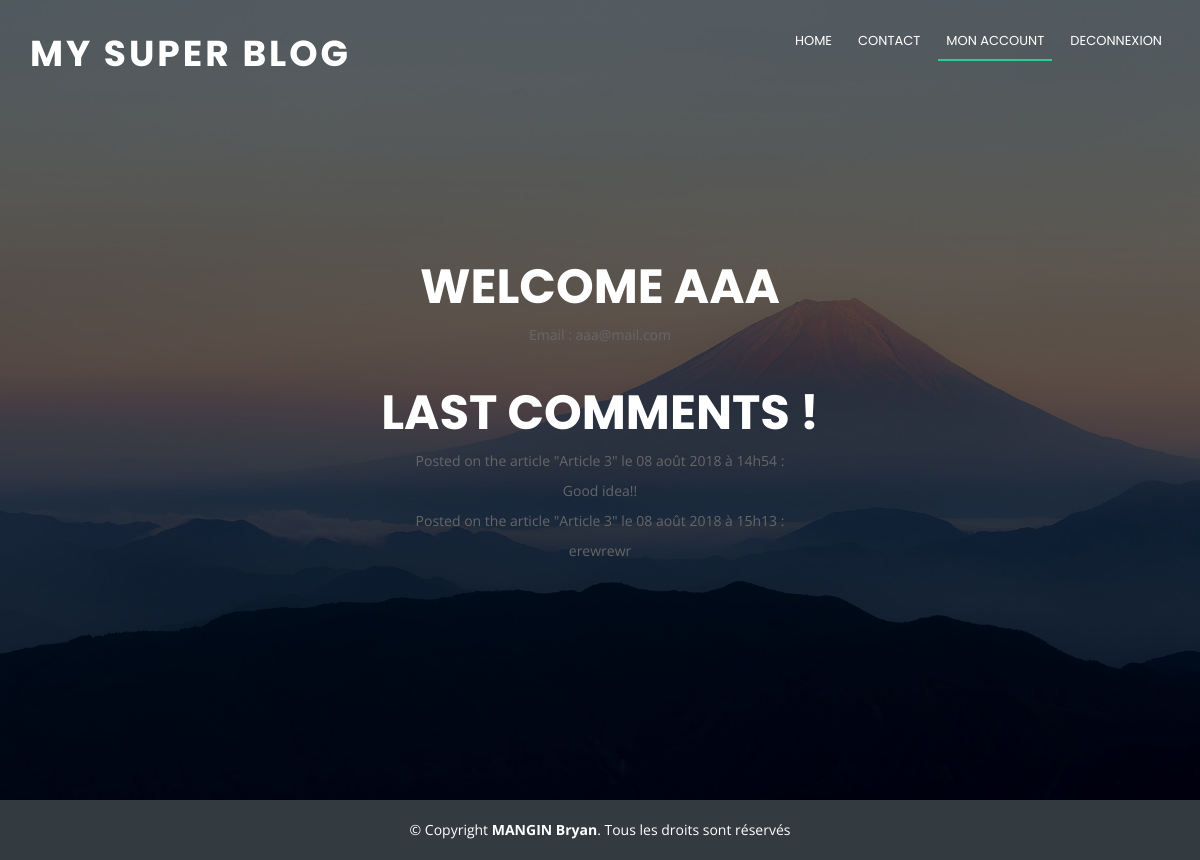
Screenshot of /index.php/compte (signed in) with the database file from the repository.
### tables this page shows
CREATE TABLE `membres` (
  `id` int(3) NOT NULL,
  `pseudo` varchar(15) NOT NULL,
  `email` varchar(50) NOT NULL,
  `password` varchar(255) NOT NULL
);

CREATE TABLE `commentaires` (
  `id` int(4) NOT NULL,
  `id_article` int(11) NOT NULL,
  `id_membre` int(3) NOT NULL,
  `commentaire` text NOT NULL,
  `publication` datetime NOT NULL DEFAULT CURRENT_TIMESTAMP
);

CREATE TABLE `articles` (
  `id` int(3) NOT NULL,
  `titre` varchar(40) NOT NULL,
  `accroche` varchar(200) NOT NULL,
  `contenu` text NOT NULL,
  `publication` datetime NOT NULL DEFAULT CURRENT_TIMESTAMP,
  `image` varchar(30) NOT NULL
);

### application/controller/compte.php (called while the page is built)
<?php
class Compte extends Controller
{
    public function index()
    {
        $membres_model = $this->loadModel('MembresModel');
        $infos = $membres_model->getInfos();
        $commentaires_model = $this->loadModel('commentairesModel');
        $commentaires = $commentaires_model->getCommentairesUser();
        require 'application/views/templates/header.php';
        require 'application/views/compte/index.php';
        require 'application/views/templates/footer.php';
    }
}

### index.php (called while the page is built, shortened)
<?php
require 'application/config/config.php';
require 'application/libs/controller.php';
$app = new Application();

### application/libs/controller.php (called while the page is built, shortened)
<?php
class Controller
{
    public $db = null;
    private function openDatabaseConnection()
    {
        $options = array(PDO::ATTR_DEFAULT_FETCH_MODE => PDO::FETCH_OBJ, PDO::ATTR_ERRMODE => PDO::ERRMODE_WARNING);
        $this->db = new PDO(DB_TYPE . ':host=' . DB_HOST . ';dbname=' . DB_NAME, DB_USER, DB_PASS, $options);
    }
    public function loadModel($model_name)
    {
        return new $model_name($this->db);
    }
}

### application/models/membresmodel.php (called while the page is built, shortened)
<?php
class MembresModel
{
    function __construct($db) {
        try {
            $this->db = $db;
        } catch (PDOException $e) {
            exit('La connexion à la base de données n\'a pas pu être établie.');
        }
    }
    function getInfos() {
        $membre = $this->db->prepare("SELECT pseudo, email FROM membres WHERE id = ?");
        $membre->execute([$_SESSION["membre"]]);
        $membre = $membre->fetch();
        return $membre;
    }
}

### application/models/commentairesmodel.php (called while the page is built, shortened)
<?php
class CommentairesModel
{
    function __construct($db) {
        try {
            $this->db = $db;
        } catch (PDOException $e) {
            exit('La connexion à la base de données n\'a pas pu être établie.');
        }
    }
    public function getCommentairesUser() {
        $commentaires = $this->db->prepare("SELECT commentaires.*, articles.titre FROM commentaires INNER JOIN articles ON commentaires.id_article = articles.id AND commentaires.id_membre = ?");
        $commentaires->execute([$_SESSION["membre"]]);
        $commentaires = $commentaires->fetchAll();
        return $commentaires;
    }
}

### application/config/config.php (called while the page is built, shortened)
<?php
function formattage_date($publication) {
    $publication = explode(" ", $publication);
    $date = explode("-", $publication[0]);
    $heure = explode(":", $publication[1]);
    $mois = ["", "janvier", "février", "mars", "avril", "mai", "juin", "juillet", "août", "septembre", "octobre", "novembre", "décembre"];
    $resultat = $date[2] . ' ' . $mois[(int)$date[1]] . ' ' . $date[0] . ' à ' . $heure[0] . 'h' . $heure[1];
    return $resultat;
}

### application/views/compte/index.php (the view, shortened to what this page needs)
<section id="home">
   <div class="home-container hero-container">
     <div class="row">
           <div class="col-xs-12">
               <h1>Welcome <?php echo $infos->pseudo; ?></h1>
           </div>
       </div>
       <div class="row">
           <div class="col-xs-12">
               <p>Email : <?php echo $infos->email; ?></p>
           </div>
       </div>
       <div class="row">
           <div class="col-xs-12">
               <h1>Last comments !</h1>
           </div>
       </div>
       <?php
       foreach($commentaires as $commentaire) :
       ?>
       <div class="row commentaire">
           <div class="col-xs-12">
               <p class="date">Posted on the article "<?php echo $commentaire->titre; ?>" le <time datetime="<?php echo $commentaire->publication; ?>"><?php echo formattage_date($commentaire->publication); ?></time> :</p>
               <p><?php echo $commentaire->commentaire; ?></p>
           </div>
       </div>
       <?php
       endforeach;
       ?>
   </div>
 </section>

### public/css/main.css (style rules this page uses)
body { background: #efefef; color: #666666; font-family: "Open Sans", sans-serif; }
p { padding: 0; }
h1, h2, h3, h4, h5, h6 { font-family: "Poppins", sans-serif; font-weight: 400; padding: 0; }
#home { width: 100%; height: 100vh; background: url(../img/hero-bg.jpg) top center; background-size: cover; position: relative; }
@media (min-width: 1024px) { #home { background-attachment: fixed; } }
#home:before { content: ""; background: rgba(0, 0, 0, 0.6); position: absolute; bottom: 0; top: 0; left: 0; right: 0; }
#home .home-container { position: absolute; bottom: 0; top: 0; left: 0; right: 0; display: flex; justify-content: center; align-items: center; flex-direction: column; text-align: center; }
#home h1 { margin: 30px 0 10px 0; font-size: 48px; font-weight: 700; line-height: 56px; text-transform: uppercase; color: #fff; }
h1 { font-size: 1.4em; line-height: 3em; font-weight: 700 }

### rows the page displays
membres: pseudo "AAA", email "aaa@mail.com"
commentaires: id_article.titre "Article 3", publication "08 août 2018 à 14h54", commentaire "Good idea!!"
commentaires: id_article.titre "Article 3", publication "08 août 2018 à 15h13", commentaire "erewrewr"
